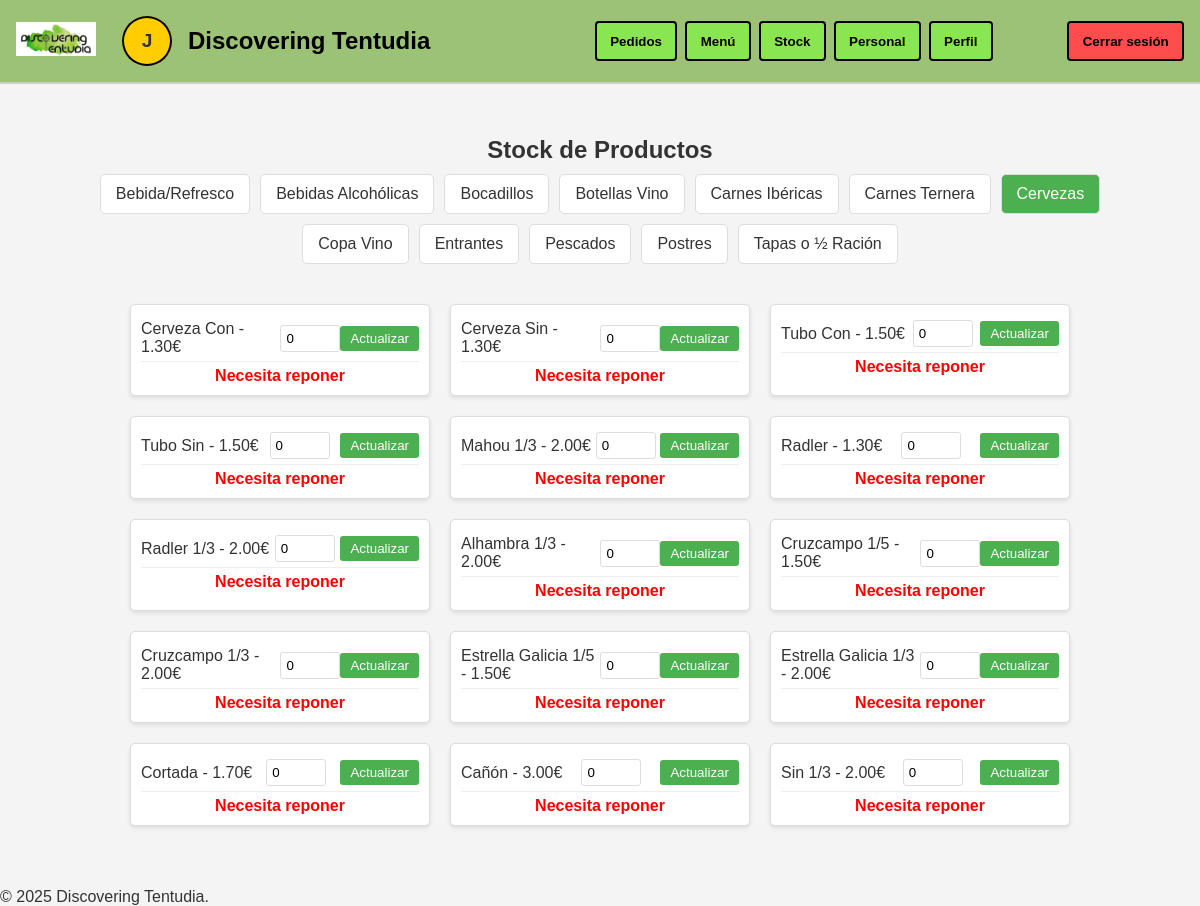
Page /stock/?categoria=Cervezas (signed in) on the committed database.
### tapAppGestion/models.py (models this page shows, shortened)
class Producto(models.Model):
    CATEGORIAS = (
        ('Cervezas', 'Cervezas'),
        ('Bebida/Refresco', 'Bebida/Refresco'),
        ('Copa Vino', 'Copa Vino'),
        ('Botellas Vino', 'Botellas Vino'),
        ('Fuera de Carta', 'Fuera de Carta'),
        ('Pan', 'Pan'),
        ('Tapas o ½ Ración', 'Tapas o ½ Ración'),
        ('Entrantes', 'Entrantes'),
        ('Pescados', 'Pescados'),
        ('Carnes Ibéricas', 'Carnes Ibéricas'),
        ('Carnes Ternera', 'Carnes Ternera'),
        ('Bocadillos', 'Bocadillos'),
        ('Postres', 'Postres'),
        ('Cafés', 'Cafés'),
        ('Bebidas Alcohólicas', 'Bebidas Alcohólicas'),
        ('Desayunos', 'Desayunos'),
        ('Oferta del día', 'Oferta del día'),
    )
    nombre = models.CharField(max_length=100)
    categoria = models.CharField(max_length=50, choices=CATEGORIAS)
    precio = models.DecimalField(max_digits=6, decimal_places=2)
    imagen = models.ImageField(upload_to='productos/', blank=True, null=True)
    cantidad = models.PositiveIntegerField(default=0)  # Campo para la cantidad en el almacén

### tapAppGestion/views.py (the view, shortened to what this page needs)
# urls.py: path('stock/', views.stock, name='stock'),  # Nueva URL para la vista stock
@login_required
def stock(request):
    categoria_seleccionada = request.GET.get('categoria', None)
    productos = Producto.objects.exclude(categoria__in=['Cafés', 'Pan']).order_by('categoria')
    productos_por_categoria = {}
    for producto in productos:
        if producto.categoria not in productos_por_categoria:
            productos_por_categoria[producto.categoria] = []
        productos_por_categoria[producto.categoria].append(producto)
    categorias = list(productos_por_categoria.keys())
    productos_filtrados = productos_por_categoria.get(categoria_seleccionada, []) if categoria_seleccionada else []
    return render(request, 'stock.html', {
        'productos_por_categoria': productos_por_categoria,
        'categorias': categorias,
        'productos_filtrados': productos_filtrados,
        'categoria_seleccionada': categoria_seleccionada
    })

### tapAppGestion/templates/stock.html (shortened to what this page needs)
{% extends 'base.html' %}
{% load static %}
{% block content %}
    <link rel="stylesheet" type="text/css" href="{% static 'css/stylesStock.css' %}">
    <h2>Stock de Productos</h2>
    <nav class="navbar">
        <ul class="navbar">
            {% for categoria in categorias %}
                <li class="{% if categoria == categoria_seleccionada %}active{% endif %}">
                    <a href="?categoria={{ categoria }}">{{ categoria }}</a>
                </li>
            {% endfor %}
        </ul>
    </nav>
    <div class="productos">
        {% if productos_filtrados %}
            {% for producto in productos_filtrados %}
                <div class="categoria">
                    <form method="post" action="{% url 'stock' %}">
                        <div class="producto">
                            <span>{{ producto.nombre }} - {{ producto.precio }}€</span>
                            <input type="number" name="cantidad" value="{{ producto.cantidad }}" min="0">
                            <button type="submit">Actualizar</button>
                        </div>
                        {% if producto.cantidad < 10 %}
                            <p class="reponer">Necesita reponer</p>
                        {% endif %}
                    </form>
                </div>
            {% endfor %}
        {% else %}
            <p class="no-productos">Seleccione una categoría para ver los productos.</p>
        {% endif %}
    </div>
{% endblock %}

### tapAppGestion/templates/base.html (shortened to what this page needs)
{% load static %}
<!DOCTYPE html>
<html lang="es">
<head>
    <link rel="stylesheet" type="text/css" href="{% static 'css/stylesIndex.css' %}">
</head>
<body>
    <header>
        <div class="header-left">
            <a href="{% url 'index' %}">
                <img src="{% static 'images/logo_blanco.jpeg' %}" alt="Logo Discovering Tentudia" class="logo">
            </a>
            <a href="{% url 'profile' %}" style="text-decoration: none;">
                <div class="user-circle">{{ user.first_name|slice:":1" }}</div>
            </a>
            <h1>Discovering Tentudia</h1>
        </div>
        <nav>
            <button>Pedidos</button>
            <a href="{% url 'menu' %}">
                <button>Menú</button>
            </a>
            <a href="{% url 'stock' %}">
                <button>Stock</button>
            </a>
            <a href="{% url 'personal' %}">
            <button>Personal</button>
            </a>
            <a href="{% url 'profile' %}">
                <button>Perfil</button>
            </a>
            <a href="{% url 'salir' %}">
                <button class="logout-button">Cerrar sesión</button>
            </a>
        </nav>
    </header>
    <main>
        {% block content %}
        {% endblock %}
    </main>
    <footer>
        <p>&copy; 2025 Discovering Tentudia.</p>
    </footer>
</body>
</html>

### tapAppGestion/static/css/stylesIndex.css (style rules this page uses)
* { margin: 0; padding: 0; box-sizing: border-box; }
body { font-family: Arial, sans-serif; background-color: #fff; color: #333; }
header { display: flex; align-items: center; justify-content: space-between; padding: 1em; border-bottom: 2px solid #ccc; }
header h1 { font-weight: bold; font-size: 24px; color: black; }
.header-left { display: flex; align-items: center; gap: 1em; }
.user-circle { width: 50px; height: 50px; border-radius: 50%; background-color: #ffcd00; display: flex; align-items: center; justify-content: center; font-weight: bold; font-size: 1.2rem; color: #333; box-shadow: 0 0 0 2px #000 inset; }
h1 { font-size: 1.2rem; font-weight: normal; }
nav { display: flex; gap: 0.5em; }
nav button { background-color: #8ae650; border: 2px solid #000; color: #000; font-weight: bold; padding: 0.8em 1em; cursor: pointer; border-radius: 4px; }
.logout-button { background-color: #ff4d4d; margin-left: 5em; }
main { position: relative; padding: 2em; display: flex; flex-direction: column; align-items: center; }
.logo { width: 80px; height: auto; margin-right: 10px; }

### tapAppGestion/static/css/stylesStock.css (style rules this page uses)
body { font-family: Arial, sans-serif; background-color: #f4f4f4; margin: 0; padding: 0; }
h2 { text-align: center; color: #333; margin-top: 20px; }
.navbar { display: flex; justify-content: center; flex-wrap: wrap; gap: 10px; padding: 10px; }
.navbar ul { list-style-type: none; padding: 0; display: flex; flex-wrap: wrap; gap: 10px; justify-content: center; }
.navbar li { margin: 0; }
.navbar a { text-decoration: none; color: #333; padding: 10px 15px; border: 1px solid #ddd; border-radius: 5px; background-color: #fff; transition: background-color 0.3s ease; white-space: nowrap; display: inline-block; }
.navbar a:hover, .navbar .active a { background-color: #4CAF50; color: white; }
.productos { display: flex; flex-wrap: wrap; justify-content: center; margin: 20px; }
.categoria { background-color: #fff; border: 1px solid #ddd; border-radius: 5px; margin: 10px; padding: 10px; width: 300px; box-shadow: 0 2px 4px rgba(0, 0, 0, 0.1); }
.producto { display: flex; justify-content: space-between; align-items: center; padding: 5px 0; border-bottom: 1px solid #eee; }
.producto input[type="number"] { width: 60px; padding: 5px; border: 1px solid #ddd; border-radius: 3px; }
.producto button { background-color: #4CAF50; color: white; border: none; padding: 5px 10px; border-radius: 3px; cursor: pointer; }
.reponer { color: red; font-weight: bold; text-align: center; margin-top: 5px; }

### tapAppGestion/templates/base.html (style rules this page uses)
header { background-color: #9cc276; }

### rows in the picture
Producto: categorias "Bebida/Refresco"
Producto: categorias "Bebidas Alcohólicas"
Producto: categorias "Bocadillos"
Producto: categorias "Botellas Vino"
Producto: categorias "Carnes Ibéricas"
Producto: categorias "Carnes Ternera"
Producto: categorias "Cervezas", nombre "Cerveza Con", precio "1.30", cantidad "0", shows "Necesita reponer"
Producto: categorias "Copa Vino"
Producto: categorias "Entrantes"
Producto: categorias "Pescados"
Producto: categorias "Postres"
Producto: categorias "Tapas o ½ Ración"
Producto: nombre "Cerveza Sin", precio "1.30", cantidad "0", shows "Necesita reponer"
Producto: nombre "Tubo Con", precio "1.50", cantidad "0", shows "Necesita reponer"
Producto: nombre "Tubo Sin", precio "1.50", cantidad "0", shows "Necesita reponer"
Producto: nombre "Mahou 1/3", precio "2.00", cantidad "0", shows "Necesita reponer"
Producto: nombre "Radler", precio "1.30", cantidad "0", shows "Necesita reponer"
Producto: nombre "Radler 1/3", precio "2.00", cantidad "0", shows "Necesita reponer"
Producto: nombre "Alhambra 1/3", precio "2.00", cantidad "0", shows "Necesita reponer"
Producto: nombre "Cruzcampo 1/5", precio "1.50", cantidad "0", shows "Necesita reponer"
Producto: nombre "Cruzcampo 1/3", precio "2.00", cantidad "0", shows "Necesita reponer"
Producto: nombre "Estrella Galicia 1/5", precio "1.50", cantidad "0", shows "Necesita reponer"
Producto: nombre "Estrella Galicia 1/3", precio "2.00", cantidad "0", shows "Necesita reponer"
Producto: nombre "Cortada", precio "1.70", cantidad "0", shows "Necesita reponer"
Producto: nombre "Cañón", precio "3.00", cantidad "0", shows "Necesita reponer"
Producto: nombre "Sin 1/3", precio "2.00", cantidad "0", shows "Necesita reponer"

### other values in the picture
{{ user.first_name|slice:":1" }} "J"
